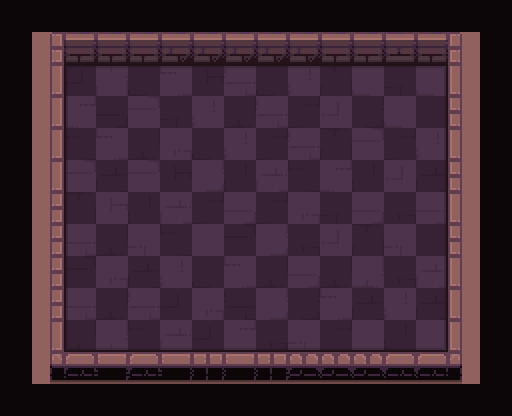

This is a level from a 2D game, rendered from its Tiled map with the project's own tilesets. A one-line summary and the complete map file follow:
An orthogonal 16x13 tile map with 32x32 px tiles, 4 tile layers (path, types, ground, floor_shadow), 1 hidden layer not drawn and 14 objects (10x hero, 2x marker, frame, strategy).

<map version="1.2" tiledversion="2019.03.13" orientation="orthogonal" renderorder="right-down" width="16" height="13" tilewidth="32" tileheight="32" infinite="0" nextlayerid="293" nextobjectid="125">
 <tileset firstgid="1" name="tileset" tilewidth="32" tileheight="32" spacing="2" margin="1" tilecount="200" columns="10">
  <image source="tileset.png" trans="000000" width="340" height="680" />
  <terraintypes>
   <terrain name="floor" tile="79" />
   <terrain name="wall" tile="69" />
   <terrain name="hole" tile="78" />
   <terrain name="infected" tile="77" />
  </terraintypes>
 </tileset>
 <layer id="285" name="checkers" width="16" height="13" visible="0">
  <data encoding="csv">
0,69,0,69,0,69,0,69,0,69,0,69,0,69,0,69,
69,0,69,0,69,0,69,0,69,0,69,0,69,0,69,0,
0,69,0,69,0,69,0,69,0,69,0,69,0,69,0,69,
69,0,69,0,69,0,69,0,69,0,69,0,69,0,69,0,
0,69,0,69,0,69,0,69,0,69,0,69,0,69,0,69,
69,0,69,0,69,0,69,0,69,0,69,0,69,0,69,0,
0,69,0,69,0,69,0,69,0,69,0,69,0,69,0,69,
69,0,69,0,69,0,69,0,69,0,69,0,69,0,69,0,
0,69,0,69,0,69,0,69,0,69,0,69,0,69,0,69,
69,0,69,0,69,0,69,0,69,0,69,0,69,0,69,0,
0,69,0,69,0,69,0,69,0,69,0,69,0,69,0,69,
69,0,69,0,69,0,69,0,69,0,69,0,69,0,69,0,
0,69,0,69,0,69,0,69,0,69,0,69,0,69,0,69
</data>
 </layer>
 <objectgroup id="14" name="camera">
  <object id="12" name="frame" type="frame" x="50" y="32" width="412" height="332" />
  <object id="15" name="strategy" type="strategy" x="3" y="126">
   <point />
  </object>
 </objectgroup>
 <layer id="286" name="path" width="16" height="13">
  <data encoding="csv">
0,0,0,0,0,0,0,0,0,0,0,0,0,0,0,0,
0,0,0,0,0,0,0,0,0,0,0,0,0,0,0,0,
0,0,80,80,80,80,80,80,80,80,80,80,80,80,0,0,
0,0,80,80,80,80,80,80,80,80,80,80,80,80,0,0,
0,0,80,80,80,80,80,80,80,80,80,80,80,80,0,0,
0,0,80,80,80,80,80,80,80,80,80,80,80,80,0,0,
0,0,80,80,80,80,80,80,80,80,80,80,80,80,0,0,
0,0,80,80,80,80,80,80,80,80,80,80,80,80,0,0,
0,0,80,80,80,80,80,80,80,80,80,80,80,80,0,0,
0,0,80,80,80,80,80,80,80,80,80,80,80,80,0,0,
0,0,80,80,80,80,80,80,80,80,80,80,80,80,0,0,
0,0,0,0,0,0,0,0,0,0,0,0,0,0,0,0,
0,0,0,0,0,0,0,0,0,0,0,0,0,0,0,0
</data>
 </layer>
 <objectgroup id="2" name="objects">
  <object id="33" name="hero" type="hero" x="111" y="87">
   <properties>
    <property name="initialDirection" value="s" />
   </properties>
   <point />
  </object>
  <object id="34" name="hero" type="hero" x="142" y="89">
   <properties>
    <property name="initialDirection" value="s" />
   </properties>
   <point />
  </object>
  <object id="35" name="hero" type="hero" x="175" y="85">
   <properties>
    <property name="initialDirection" value="s" />
   </properties>
   <point />
  </object>
  <object id="36" name="hero" type="hero" x="208" y="85">
   <properties>
    <property name="initialDirection" value="s" />
   </properties>
   <point />
  </object>
  <object id="37" name="hero" type="hero" x="238" y="87">
   <properties>
    <property name="initialDirection" value="s" />
   </properties>
   <point />
  </object>
  <object id="38" name="hero" type="hero" x="272" y="83">
   <properties>
    <property name="initialDirection" value="s" />
   </properties>
   <point />
  </object>
  <object id="121" name="hero" type="hero" x="307" y="86">
   <properties>
    <property name="initialDirection" value="s" />
   </properties>
   <point />
  </object>
  <object id="122" name="hero" type="hero" x="340" y="86">
   <properties>
    <property name="initialDirection" value="s" />
   </properties>
   <point />
  </object>
  <object id="123" name="hero" type="hero" x="370" y="88">
   <properties>
    <property name="initialDirection" value="s" />
   </properties>
   <point />
  </object>
  <object id="124" name="hero" type="hero" x="404" y="84">
   <properties>
    <property name="initialDirection" value="s" />
   </properties>
   <point />
  </object>
  <object id="99" name="eggs_origin" type="marker" x="113" y="344">
   <point />
  </object>
  <object id="120" name="eggs_origin" type="marker" x="109" y="113">
   <point />
  </object>
 </objectgroup>
 <layer id="290" name="types" width="16" height="13">
  <data encoding="csv">
79,79,79,79,79,79,79,79,79,79,79,79,79,79,79,79,
79,70,70,70,70,70,70,70,70,70,70,70,70,70,70,79,
79,70,80,80,80,80,80,80,80,80,80,80,80,80,70,79,
79,70,80,80,80,80,80,80,80,80,80,80,80,80,70,79,
79,70,80,80,80,80,80,80,80,80,80,80,80,80,70,79,
79,70,80,80,80,80,80,80,80,80,80,80,80,80,70,79,
79,70,80,80,80,80,80,80,80,80,80,80,80,80,70,79,
79,70,80,80,80,80,80,80,80,80,80,80,80,80,70,79,
79,70,80,80,80,80,80,80,80,80,80,80,80,80,70,79,
79,70,80,80,80,80,80,80,80,80,80,80,80,80,70,79,
79,70,80,80,80,80,80,80,80,80,80,80,80,80,70,79,
79,70,70,70,70,70,70,70,70,70,70,70,70,70,70,79,
79,79,79,79,79,79,79,79,79,79,79,79,79,79,79,79
</data>
 </layer>
 <layer id="291" name="ground" width="16" height="13">
  <data encoding="csv">
0,0,0,0,0,0,0,0,0,0,0,0,0,0,0,0,
0,1,2,5,2,4,4,4,4,4,2,2,3,2,6,0,
0,11,37,143,20,124,18,152,20,154,29,134,30,134,16,0,
0,11,121,9,142,30,154,8,152,7,151,17,134,19,26,0,
0,11,10,124,8,141,20,154,7,152,29,142,7,154,16,0,
0,11,142,39,142,18,131,40,153,10,121,40,151,39,26,0,
0,21,29,132,40,153,7,123,7,141,30,123,27,123,16,0,
0,21,152,8,144,10,133,28,131,27,151,29,144,19,26,0,
0,21,28,141,39,154,20,124,8,123,8,122,27,153,16,0,
0,21,152,8,152,37,141,38,131,17,124,39,154,39,16,0,
0,31,8,122,10,153,37,121,27,144,7,133,40,133,36,0,
0,41,42,52,42,52,53,52,53,43,43,43,42,45,46,0,
0,0,0,0,0,0,0,0,0,0,0,0,0,0,0,0
</data>
 </layer>
 <layer id="292" name="floor_shadow" width="16" height="13">
  <data encoding="csv">
0,0,0,0,0,0,0,0,0,0,0,0,0,0,0,0,
0,0,0,0,0,0,0,0,0,0,0,0,0,0,0,0,
0,0,12,13,13,13,13,13,13,13,13,13,13,15,0,0,
0,0,22,0,0,0,0,0,0,0,0,0,0,25,0,0,
0,0,22,0,0,0,0,0,0,0,0,0,0,25,0,0,
0,0,22,0,0,0,0,0,0,0,0,0,0,25,0,0,
0,0,22,0,0,0,0,0,0,0,0,0,0,25,0,0,
0,0,22,0,0,0,0,0,0,0,0,0,0,25,0,0,
0,0,22,0,0,0,0,0,0,0,0,0,0,25,0,0,
0,0,22,0,0,0,0,0,0,0,0,0,0,25,0,0,
0,0,32,33,33,33,33,33,33,33,33,33,33,35,0,0,
0,0,0,0,0,0,0,0,0,0,0,0,0,0,0,0,
0,0,0,0,0,0,0,0,0,0,0,0,0,0,0,0
</data>
 </layer>
</map>
